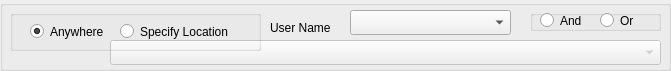
   <widget class="QGroupBox" name="userLocationGroupBox">
    <property name="geometry">
     <rect>
      <x>20</x>
      <y>100</y>
      <width>671</width>
      <height>71</height>
     </rect>
    </property>
    <property name="font">
     <font>
      <weight>50</weight>
      <bold>false</bold>
     </font>
    </property>
    <property name="alignment">
     <set>Qt::AlignLeading|Qt::AlignLeft|Qt::AlignVCenter</set>
    </property>
    <widget class="QComboBox" name="userLocationComboBox">
     <property name="enabled">
      <bool>false</bool>
     </property>
     <property name="geometry">
      <rect>
       <x>110</x>
       <y>40</y>
       <width>551</width>
       <height>25</height>
      </rect>
     </property>
    </widget>
    <widget class="QGroupBox" name="groupBox_15">
     <property name="geometry">
      <rect>
       <x>530</x>
       <y>10</y>
       <width>131</width>
       <height>21</height>
      </rect>
     </property>
     <property name="title">
      <string/>
     </property>
     <widget class="QRadioButton" name="userLocationANDradioButton">
      <property name="geometry">
       <rect>
        <x>10</x>
        <y>0</y>
        <width>61</width>
        <height>21</height>
       </rect>
      </property>
      <property name="text">
       <string>And</string>
      </property>
     </widget>
     <widget class="QRadioButton" name="userLocationORradioButton">
      <property name="geometry">
       <rect>
        <x>70</x>
        <y>0</y>
        <width>61</width>
        <height>21</height>
       </rect>
      </property>
      <property name="text">
       <string>Or</string>
      </property>
     </widget>
     <widget class="QGroupBox" name="groupBox_16">
      <property name="geometry">
       <rect>
        <x>0</x>
        <y>20</y>
        <width>131</width>
        <height>21</height>
       </rect>
      </property>
      <property name="title">
       <string/>
      </property>
      <widget class="QRadioButton" name="radioButton_33">
       <property name="geometry">
        <rect>
         <x>10</x>
         <y>0</y>
         <width>61</width>
         <height>21</height>
        </rect>
       </property>
       <property name="text">
        <string>And</string>
       </property>
      </widget>
      <widget class="QRadioButton" name="radioButton_34">
       <property name="geometry">
        <rect>
         <x>70</x>
         <y>0</y>
         <width>61</width>
         <height>21</height>
        </rect>
       </property>
       <property name="text">
        <string>Or</string>
       </property>
      </widget>
     </widget>
    </widget>
    <widget class="QGroupBox" name="groupBox_19">
     <property name="geometry">
      <rect>
       <x>10</x>
       <y>10</y>
       <width>251</width>
       <height>41</height>
      </rect>
     </property>
     <property name="title">
      <string/>
     </property>
     <widget class="QRadioButton" name="specUserLocationButton">
      <property name="geometry">
       <rect>
        <x>110</x>
        <y>10</y>
        <width>141</width>
        <height>23</height>
       </rect>
      </property>
      <property name="text">
       <string>Specify Location</string>
      </property>
     </widget>
     <widget class="QRadioButton" name="AnyUserLocationButton">
      <property name="geometry">
       <rect>
        <x>20</x>
        <y>10</y>
        <width>101</width>
        <height>23</height>
       </rect>
      </property>
      <property name="text">
       <string>Anywhere</string>
      </property>
      <property name="checked">
       <bool>true</bool>
      </property>
     </widget>
    </widget>
    <widget class="QLabel" name="UserLocationUserName">
     <property name="geometry">
      <rect>
       <x>270</x>
       <y>20</y>
       <width>81</width>
       <height>16</height>
      </rect>
     </property>
     <property name="text">
      <string>User Name</string>
     </property>
    </widget>
    <widget class="QComboBox" name="userLocationUserComboBox">
     <property name="enabled">
      <bool>true</bool>
     </property>
     <property name="geometry">
      <rect>
       <x>350</x>
       <y>10</y>
       <width>161</width>
       <height>25</height>
      </rect>
     </property>
    </widget>
   </widget>
